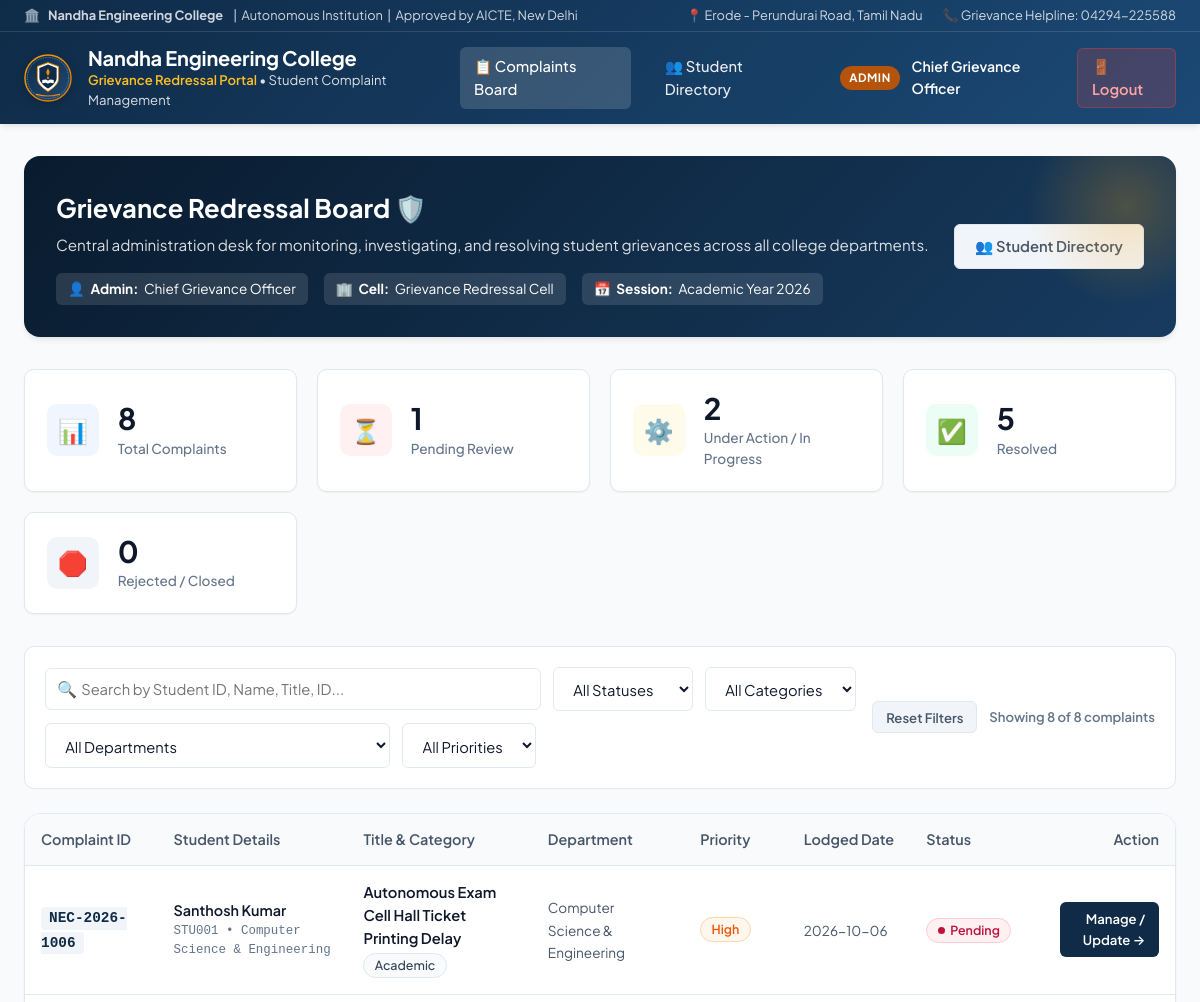
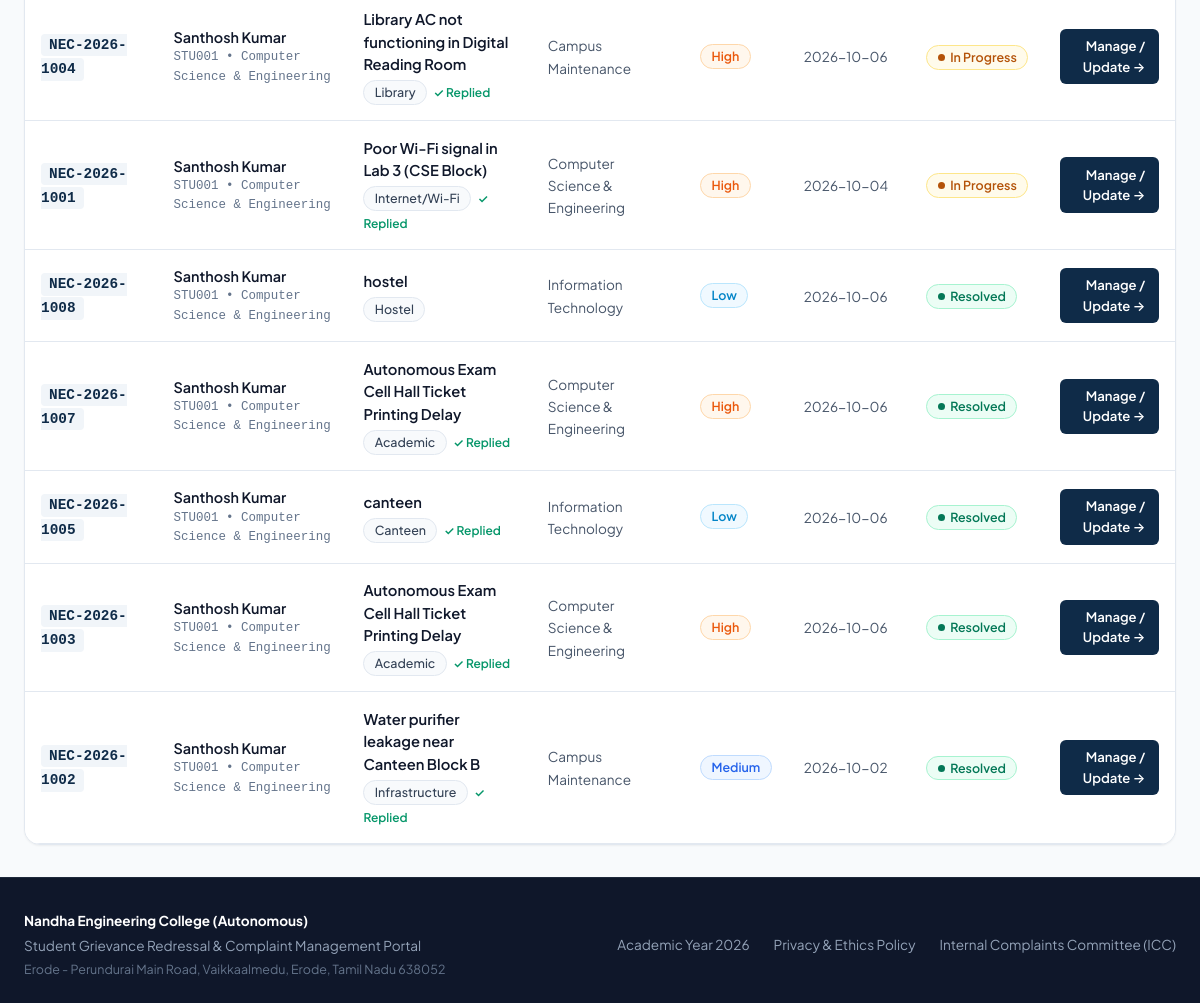
The app's page /admin/dashboard (signed in) with its own data (2 pictures, top to bottom).
### tables this page shows
CREATE TABLE complaints (
            id INTEGER PRIMARY KEY AUTOINCREMENT,
            complaint_id TEXT UNIQUE NOT NULL,
            user_id INTEGER NOT NULL,
            title TEXT NOT NULL,
            category TEXT NOT NULL,
            department TEXT NOT NULL,
            priority TEXT NOT NULL CHECK(priority IN ('Low', 'Medium', 'High', 'Urgent')),
            description TEXT NOT NULL,
            attachment TEXT,
            status TEXT NOT NULL DEFAULT 'Pending' CHECK(status IN ('Pending', 'In Progress', 'Resolved', 'Rejected')),
            admin_response TEXT,
            created_at TIMESTAMP DEFAULT CURRENT_TIMESTAMP,
            updated_at TIMESTAMP DEFAULT CURRENT_TIMESTAMP,
            FOREIGN KEY (user_id) REFERENCES users (id) ON DELETE CASCADE
        );

CREATE TABLE users (
            id INTEGER PRIMARY KEY AUTOINCREMENT,
            name TEXT NOT NULL,
            student_id TEXT UNIQUE,
            username TEXT UNIQUE NOT NULL,
            password_hash TEXT NOT NULL,
            role TEXT NOT NULL CHECK(role IN ('student', 'admin')),
            department TEXT,
            email TEXT,
            phone TEXT,
            created_at TIMESTAMP DEFAULT CURRENT_TIMESTAMP
        );

### app.py (the view)
@app.route('/admin/dashboard')
@admin_required
def admin_dashboard():
    conn = get_db_connection()
    cursor = conn.cursor()
    cursor.execute("SELECT COUNT(*) FROM complaints")
    total_complaints = cursor.fetchone()[0]
    cursor.execute("SELECT COUNT(*) FROM complaints WHERE status = 'Pending'")
    pending_complaints = cursor.fetchone()[0]
    cursor.execute("SELECT COUNT(*) FROM complaints WHERE status = 'In Progress'")
    in_progress_complaints = cursor.fetchone()[0]
    cursor.execute("SELECT COUNT(*) FROM complaints WHERE status = 'Resolved'")
    resolved_complaints = cursor.fetchone()[0]
    cursor.execute("SELECT COUNT(*) FROM complaints WHERE status = 'Rejected'")
    rejected_complaints = cursor.fetchone()[0]
    cursor.execute('''
        SELECT c.*, u.name as student_name, u.student_id, u.email as student_email,
               u.department as student_dept
        FROM complaints c
        JOIN users u ON c.user_id = u.id
        ORDER BY
            CASE c.status
                WHEN 'Pending' THEN 1
                WHEN 'In Progress' THEN 2
                WHEN 'Resolved' THEN 3
                WHEN 'Rejected' THEN 4
                ELSE 5
            END,
            c.created_at DESC
    ''')
    all_complaints = cursor.fetchall()
    conn.close()
    stats = {
        'total': total_complaints,
        'pending': pending_complaints,
        'in_progress': in_progress_complaints,
        'resolved': resolved_complaints,
        'rejected': rejected_complaints
    }
    return render_template('admin_dashboard.html', stats=stats, complaints=all_complaints)

### app.py (called while the page is built)
def admin_required(f):
    @wraps(f)
    def decorated_function(*args, **kwargs):
        if 'user_id' not in session:
            flash("Please sign in with administrator credentials.", "warning")
            return redirect(url_for('login'))
        if session.get('role') != 'admin':
            flash("Access denied. Administrator privileges required.", "danger")
            return redirect(url_for('student_dashboard'))
        return f(*args, **kwargs)
    return decorated_function

@app.context_processor
def inject_global_data():
    return {
        'college_name': 'Nandha Engineering College',
        'college_short': 'NEC',
        'portal_title': 'College Complaint System',
        'categories': CATEGORIES,
        'departments': DEPARTMENTS,
        'priorities': PRIORITIES,
        'statuses': STATUSES,
        'current_year': datetime.now().year
    }

### database.py (called while the page is built)
def get_db_connection():
    conn = sqlite3.connect(DB_PATH)
    conn.row_factory = sqlite3.Row
    conn.execute("PRAGMA foreign_keys = ON")
    return conn

### templates/admin_dashboard.html (shortened to what this page needs)
{% extends "base.html" %}
{% block content %}
<div class="welcome-card" style="background: linear-gradient(135deg, #091b2e 0%, #173b5f 100%);">
  <div class="welcome-info">
    <h2>Grievance Redressal Board 🛡️</h2>
    <p>Central administration desk for monitoring, investigating, and resolving student grievances across all college departments.</p>
    <div class="welcome-meta">
      <span>👤 <strong>Admin:</strong> {{ session.get('name') }}</span>
      <span>🏢 <strong>Cell:</strong> {{ session.get('department') }}</span>
      <span>📅 <strong>Session:</strong> Academic Year {{ current_year }}</span>
    </div>
  </div>
  <div class="welcome-actions">
    <a href="{{ url_for('admin_students') }}" class="btn btn-secondary">
      👥 Student Directory
    </a>
  </div>
</div>
<div class="stats-grid">
  <div class="stat-card total">
    <div class="stat-icon">📊</div>
    <div class="stat-data">
      <h3>{{ stats.total }}</h3>
      <p>Total Complaints</p>
    </div>
  </div>
  <div class="stat-card pending">
    <div class="stat-icon">⏳</div>
    <div class="stat-data">
      <h3>{{ stats.pending }}</h3>
      <p>Pending Review</p>
    </div>
  </div>
  <div class="stat-card in-progress">
    <div class="stat-icon">⚙️</div>
    <div class="stat-data">
      <h3>{{ stats.in_progress }}</h3>
      <p>Under Action / In Progress</p>
    </div>
  </div>
  <div class="stat-card resolved">
    <div class="stat-icon">✅</div>
    <div class="stat-data">
      <h3>{{ stats.resolved }}</h3>
      <p>Resolved</p>
    </div>
  </div>
  <div class="stat-card rejected">
    <div class="stat-icon">🛑</div>
    <div class="stat-data">
      <h3>{{ stats.rejected }}</h3>
      <p>Rejected / Closed</p>
    </div>
  </div>
</div>
<div class="filter-bar">
  <div class="filter-group">
    <div class="search-input-wrap">
      <span class="search-icon-inside">🔍</span>
      <input type="text" id="searchInput" class="form-control" placeholder="Search by Student ID, Name, Title, ID...">
    </div>
    <div style="min-width: 140px;">
      <select id="statusFilter" class="form-select">
        <option value="">All Statuses</option>
      </select>
    </div>
    <div style="min-width: 150px;">
      <select id="categoryFilter" class="form-select">
        <option value="">All Categories</option>
      </select>
    </div>
    <div style="min-width: 180px;">
      <select id="deptFilter" class="form-select">
        <option value="">All Departments</option>
      </select>
    </div>
    <div style="min-width: 130px;">
      <select id="priorityFilter" class="form-select">
        <option value="">All Priorities</option>
      </select>
    </div>
  </div>
  <div style="display: flex; align-items: center; gap: 0.75rem;">
    <button type="button" id="resetFiltersBtn" class="btn btn-secondary btn-sm">
      Reset Filters
    </button>
    <span id="filterCount" style="font-size: 0.82rem; font-weight: 600; color: var(--text-muted);"></span>
  </div>
</div>
<div class="card" style="padding: 0; overflow: hidden;">
  <div class="table-responsive" style="border: none;">
    <table class="table" id="complaintsTable">
      <thead>
        <tr>
          <th>Complaint ID</th>
          <th>Student Details</th>
          <th>Title & Category</th>
          <th>Department</th>
          <th>Priority</th>
          <th>Lodged Date</th>
          <th>Status</th>
          <th style="text-align: right;">Action</th>
        </tr>
      </thead>
      <tbody>
        {% if complaints %}
          {% for c in complaints %}
            <tr
              data-status="{{ c.status }}"
              data-category="{{ c.category }}"
              data-priority="{{ c.priority }}"
              data-dept="{{ c.department }}"
            >
              <td>
                <a href="{{ url_for('complaint_details', complaint_id=c.complaint_id) }}" class="complaint-id-link">
                  {{ c.complaint_id }}
                </a>
              </td>
              <td>
                <div style="font-weight: 600; color: var(--text-main);">{{ c.student_name }}</div>
                <div style="font-size: 0.78rem; color: var(--text-muted); font-family: monospace;">
                  {{ c.student_id }} &bull; {{ c.student_dept }}
                </div>
              </td>
              <td>
                <div style="font-weight: 600; color: var(--text-main); font-size: 0.92rem; max-width: 260px;">
                  {{ c.title }}
                </div>
                <div style="margin-top: 0.25rem;">
                  <span class="badge badge-category">{{ c.category }}</span>
                  {% if c.admin_response %}
                    <span style="font-size: 0.75rem; color: #059669; font-weight: 600; margin-left: 0.25rem;">✓ Replied</span>
                  {% endif %}
                </div>
              </td>
              <td>
                <span style="font-size: 0.85rem; color: var(--text-secondary);">{{ c.department }}</span>
              </td>
              <td>
                <span class="badge badge-priority-{{ c.priority | lower }}">{{ c.priority }}</span>
              </td>
              <td>
                <span style="color: var(--text-secondary); font-size: 0.85rem;">{{ c.created_at[:10] }}</span>
              </td>
              <td>
                {% if c.status == 'Pending' %}
                  <span class="badge badge-status-pending"><span class="badge-dot"></span> Pending</span>
                {% elif c.status == 'In Progress' %}
                  <span class="badge badge-status-in-progress"><span class="badge-dot"></span> In Progress</span>
                {% elif c.status == 'Resolved' %}
                  <span class="badge badge-status-resolved"><span class="badge-dot"></span> Resolved</span>
                {% else %}
                  <span class="badge badge-status-rejected"><span class="badge-dot"></span> {{ c.status }}</span>
                {% endif %}
              </td>
              <td style="text-align: right;">
                <div style="display: inline-flex; gap: 0.4rem;">
                  <a href="{{ url_for('complaint_details', complaint_id=c.complaint_id) }}" class="btn btn-primary btn-sm" title="View details and update status">
                    Manage / Update &rarr;
                  </a>
                </div>
              </td>
            </tr>
          {% endfor %}
        {% endif %}
      </tbody>
    </table>
  </div>
</div>
{% endblock %}

### records on screen
complaints: complaint_id "NEC-2026-1006", student_name "Santhosh Kumar", student_id "STU001", student_dept "Computer Science & Engineering", title "Autonomous Exam Cell Hall Ticket Printing Delay", category "Academic", department "Computer Science & Engineering", priority "High", created_at "2026-10-06", status "Pending" (drawn)
complaints: complaint_id "NEC-2026-1004", student_name "Santhosh Kumar", student_id "STU001", student_dept "Computer Science & Engineering", title "Library AC not functioning in Digital Reading Room", category "Library", shows "✓ Replied", department "Campus Maintenance", priority "High", created_at "2026-10-06", status "In Progress" (drawn)
complaints: complaint_id "NEC-2026-1001", student_name "Santhosh Kumar", student_id "STU001", student_dept "Computer Science & Engineering", title "Poor Wi-Fi signal in Lab 3 (CSE Block)", category "Internet/Wi-Fi", shows "✓ Replied", department "Computer Science & Engineering", priority "High", created_at "2026-10-04", status "In Progress" (drawn)
complaints: complaint_id "NEC-2026-1008", student_name "Santhosh Kumar", student_id "STU001", student_dept "Computer Science & Engineering", title "hostel", category "Hostel", department "Information Technology", priority "Low", created_at "2026-10-06", status "Resolved" (drawn)
complaints: complaint_id "NEC-2026-1007", student_name "Santhosh Kumar", student_id "STU001", student_dept "Computer Science & Engineering", title "Autonomous Exam Cell Hall Ticket Printing Delay", category "Academic", shows "✓ Replied", department "Computer Science & Engineering", priority "High", created_at "2026-10-06", status "Resolved" (drawn)
complaints: complaint_id "NEC-2026-1005", student_name "Santhosh Kumar", student_id "STU001", student_dept "Computer Science & Engineering", title "canteen", category "Canteen", admin_response "✓ Replied", department "Information Technology", priority "Low", created_at "2026-10-06", status "Resolved" (drawn)
complaints: complaint_id "NEC-2026-1003", student_name "Santhosh Kumar", student_id "STU001", student_dept "Computer Science & Engineering", title "Autonomous Exam Cell Hall Ticket Printing Delay", category "Academic", shows "✓ Replied", department "Computer Science & Engineering", priority "High", created_at "2026-10-06", status "Resolved" (drawn)
complaints: complaint_id "NEC-2026-1002", student_name "Santhosh Kumar", student_id "STU001", student_dept "Computer Science & Engineering", title "Water purifier leakage near Canteen Block B", category "Infrastructure", shows "✓ Replied", department "Campus Maintenance", priority "Medium", created_at "2026-10-02", status "Resolved" (drawn)

### other values on screen
{{ college_name }} "Nandha Engineering College"
{{ session.get('role') }} "ADMIN"
{{ session.get('name') }} "Chief Grievance Officer"
{{ session.get('department') }} "Grievance Redressal Cell"
{{ stats.total }} "8"
{{ stats.pending }} "1"
{{ stats.in_progress }} "2"
{{ stats.resolved }} "5"
{{ stats.rejected }} "0"
